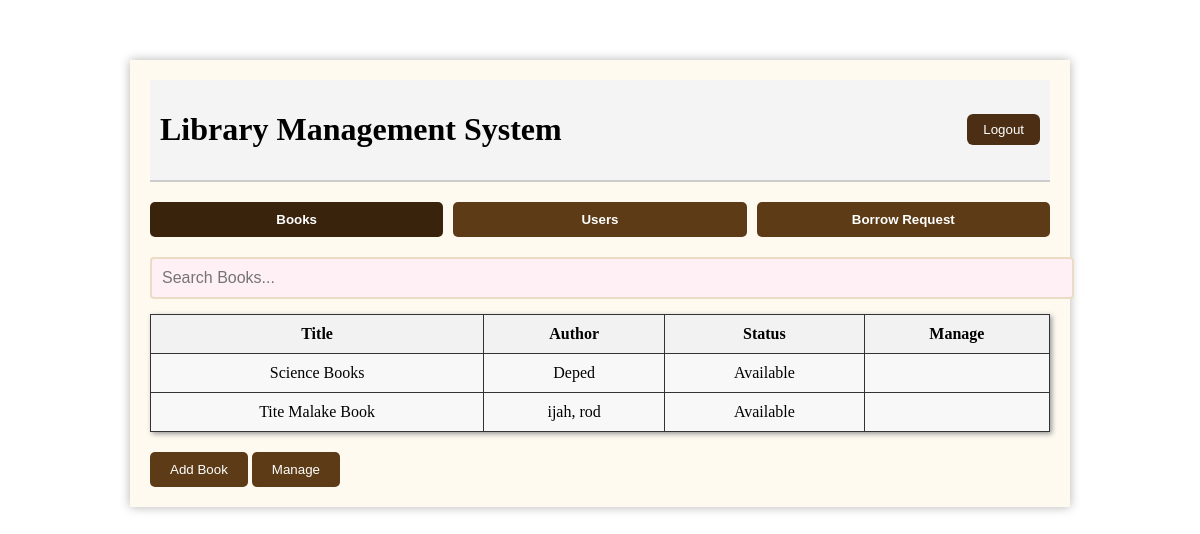
/admin/homepage, run on an earlier commit of the app's database.
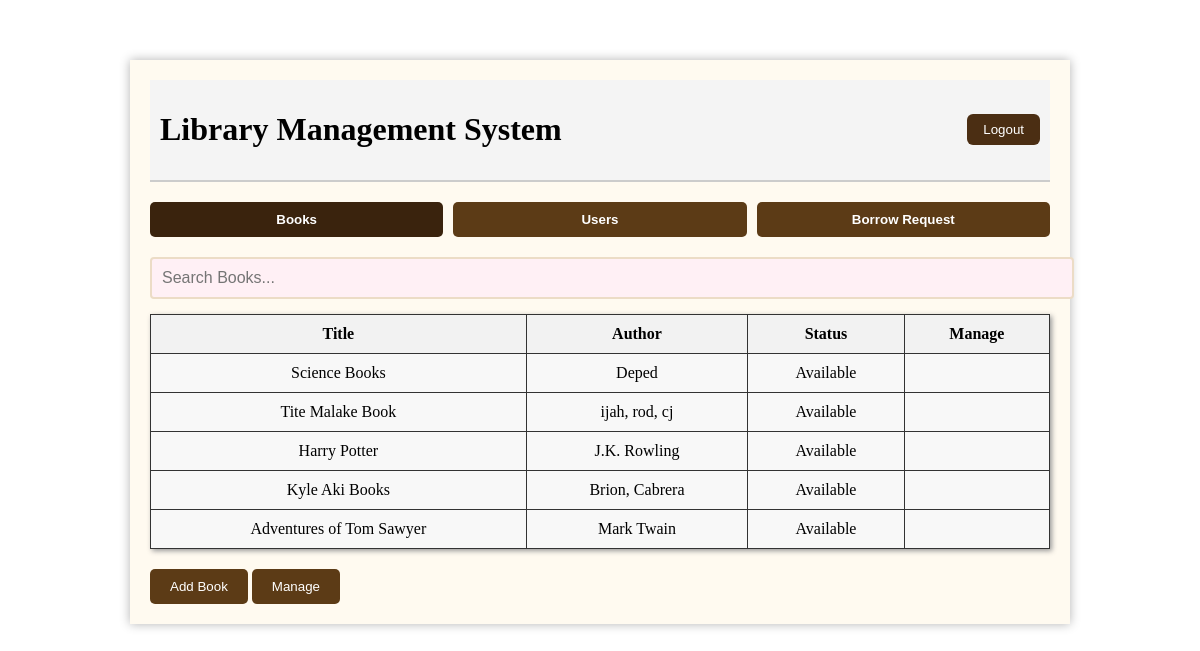
And on a later commit of the database.
### website/models.py (models this page shows, shortened)
class Book(db.Model):
    id = db.Column(db.Integer, primary_key=True)
    title = db.Column(db.String(255), nullable=False)
    author = db.Column(db.String(255), nullable=False)
    isbn = db.Column(db.String(20), unique=True, nullable=False)
    available_copies = db.Column(db.Integer, default=1)

### website/views.py (the view)
@views.route('/admin/homepage')
def admin_homepage():
    members = User.query.filter_by(role='member').all()
    books = Book.query.all()
    return render_template('admin_home.html', members=members, books=books)

### website/templates/admin_home.html (shortened to what this page needs)
{% extends "base.html" %}
{% block content %}
  <div class="container1">
    <header>
      <h1>Library Management System</h1>
      <button class="logout" onclick="popLogout()">Logout</button>
    </header>
    <div class="navi">
      <nav>
        <button class="nav-btn active" onclick="popBooks()">Books</button>
        <button class="nav-btn" onclick="popUser()">Users</button>
        <button class="nav-btn" onclick="popBorrowReq()">Borrow Request</button>
      </nav>
    </div>
    <div class="search-bar">
      <input type="text" placeholder="Search Books..." />
    </div>
    <div class="table">
      <table>
        <thead>
          <tr>
            <th>Title</th>
            <th>Author</th>
            <th>Status</th>
            <th>Manage</th>
          </tr>
        </thead>
        <tbody>
          {% for book in books %}
          <tr>
            <td>{{ book.title }}</td>
            <td>{{ book.author }}</td>
            <td>{{ 'Available' if book.available_copies > 0 else 'Unavailable'}}</td>
            <td></td>
          </tr>
          {% endfor %}
        </tbody>
      </table>
    </div>
    <div class="manage-section">
      <button class="manage-btn" onclick="toggleAddBookForm()">Add Book</button>
      <button class="manage-btn" onclick="showManageBooks()">Manage</button>
    </div>
  </div>
{% endblock %}

What changed in the data, as far as the page shows it:
changed Book "Tite Malake Book": author "ijah, rod" → "ijah, rod, cj"
added Book: title "Harry Potter", author "J.K. Rowling", available_copies "Available"
added Book: title "Kyle Aki Books", author "Brion, Cabrera", available_copies "Available"
added Book: title "Adventures of Tom Sawyer", author "Mark Twain", available_copies "Available"
